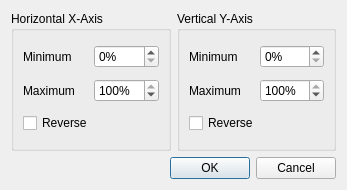
<?xml version="1.0" encoding="UTF-8"?>
<ui version="4.0" >
 <author>Massimo Callegari</author>
 <comment>
  Q Light Controller Plus
  vcxypadfixtureeditor.ui

  Copyright (c) 2015 Massimo Callegari

  Licensed under the Apache License, Version 2.0 (the "License");
  you may not use this file except in compliance with the License.
  You may obtain a copy of the License at

      http://www.apache.org/licenses/LICENSE-2.0.txt

  Unless required by applicable law or agreed to in writing, software
  distributed under the License is distributed on an "AS IS" BASIS,
  WITHOUT WARRANTIES OR CONDITIONS OF ANY KIND, either express or implied.
  See the License for the specific language governing permissions and
  limitations under the License.
 </comment>
 <class>VCXYPadFixtureEditor</class>
 <widget class="QDialog" name="VCXYPadFixtureEditor" >
  <property name="geometry" >
   <rect>
    <x>0</x>
    <y>0</y>
    <width>347</width>
    <height>190</height>
   </rect>
  </property>
  <property name="windowTitle" >
   <string>XY Pad Fixture</string>
  </property>
  <layout class="QGridLayout" name="gridLayout_3" >
   <item row="0" column="0" >
    <widget class="QGroupBox" name="m_xGroup" >
     <property name="title" >
      <string>Horizontal X-Axis</string>
     </property>
     <layout class="QGridLayout" name="gridLayout_2" >
      <item row="0" column="0" >
       <widget class="QLabel" name="label" >
        <property name="text" >
         <string>Minimum</string>
        </property>
       </widget>
      </item>
      <item row="0" column="1" >
       <widget class="QSpinBox" name="m_xMin" >
        <property name="suffix" >
         <string>%</string>
        </property>
        <property name="maximum" >
         <number>99</number>
        </property>
       </widget>
      </item>
      <item row="1" column="0" >
       <widget class="QLabel" name="label_2" >
        <property name="text" >
         <string>Maximum</string>
        </property>
       </widget>
      </item>
      <item row="1" column="1" >
       <widget class="QSpinBox" name="m_xMax" >
        <property name="suffix" >
         <string>%</string>
        </property>
        <property name="minimum" >
         <number>1</number>
        </property>
        <property name="maximum" >
         <number>100</number>
        </property>
        <property name="value" >
         <number>100</number>
        </property>
       </widget>
      </item>
      <item row="2" column="0" colspan="2" >
       <widget class="QCheckBox" name="m_xReverse" >
        <property name="text" >
         <string>Reverse</string>
        </property>
       </widget>
      </item>
     </layout>
    </widget>
   </item>
   <item row="0" column="1" >
    <widget class="QGroupBox" name="m_yGroup" >
     <property name="title" >
      <string>Vertical Y-Axis</string>
     </property>
     <layout class="QGridLayout" name="gridLayout" >
      <item row="0" column="0" >
       <widget class="QLabel" name="label_3" >
        <property name="text" >
         <string>Minimum</string>
        </property>
       </widget>
      </item>
      <item row="0" column="1" >
       <widget class="QSpinBox" name="m_yMin" >
        <property name="suffix" >
         <string>%</string>
        </property>
        <property name="maximum" >
         <number>99</number>
        </property>
       </widget>
      </item>
      <item row="1" column="0" >
       <widget class="QLabel" name="label_4" >
        <property name="text" >
         <string>Maximum</string>
        </property>
       </widget>
      </item>
      <item row="1" column="1" >
       <widget class="QSpinBox" name="m_yMax" >
        <property name="suffix" >
         <string>%</string>
        </property>
        <property name="minimum" >
         <number>1</number>
        </property>
        <property name="maximum" >
         <number>100</number>
        </property>
        <property name="value" >
         <number>100</number>
        </property>
       </widget>
      </item>
      <item row="2" column="0" colspan="2" >
       <widget class="QCheckBox" name="m_yReverse" >
        <property name="text" >
         <string>Reverse</string>
        </property>
       </widget>
      </item>
     </layout>
    </widget>
   </item>
   <item row="1" column="0" colspan="2" >
    <widget class="QDialogButtonBox" name="m_buttonBox" >
     <property name="orientation" >
      <enum>Qt::Horizontal</enum>
     </property>
     <property name="standardButtons" >
      <set>QDialogButtonBox::Cancel|QDialogButtonBox::Ok</set>
     </property>
    </widget>
   </item>
  </layout>
 </widget>
 <resources/>
 <connections>
  <connection>
   <sender>m_buttonBox</sender>
   <signal>accepted()</signal>
   <receiver>VCXYPadFixtureEditor</receiver>
   <slot>accept()</slot>
   <hints>
    <hint type="sourcelabel" >
     <x>257</x>
     <y>143</y>
    </hint>
    <hint type="destinationlabel" >
     <x>157</x>
     <y>274</y>
    </hint>
   </hints>
  </connection>
  <connection>
   <sender>m_buttonBox</sender>
   <signal>rejected()</signal>
   <receiver>VCXYPadFixtureEditor</receiver>
   <slot>reject()</slot>
   <hints>
    <hint type="sourcelabel" >
     <x>325</x>
     <y>143</y>
    </hint>
    <hint type="destinationlabel" >
     <x>286</x>
     <y>274</y>
    </hint>
   </hints>
  </connection>
  <connection>
   <sender>m_xMin</sender>
   <signal>valueChanged(int)</signal>
   <receiver>VCXYPadFixtureEditor</receiver>
   <slot>slotXMinChanged(int)</slot>
   <hints>
    <hint type="sourcelabel" >
     <x>116</x>
     <y>44</y>
    </hint>
    <hint type="destinationlabel" >
     <x>5</x>
     <y>41</y>
    </hint>
   </hints>
  </connection>
  <connection>
   <sender>m_xMax</sender>
   <signal>valueChanged(int)</signal>
   <receiver>VCXYPadFixtureEditor</receiver>
   <slot>slotXMaxChanged(int)</slot>
   <hints>
    <hint type="sourcelabel" >
     <x>113</x>
     <y>68</y>
    </hint>
    <hint type="destinationlabel" >
     <x>5</x>
     <y>75</y>
    </hint>
   </hints>
  </connection>
  <connection>
   <sender>m_yMin</sender>
   <signal>valueChanged(int)</signal>
   <receiver>VCXYPadFixtureEditor</receiver>
   <slot>slotYMinChanged(int)</slot>
   <hints>
    <hint type="sourcelabel" >
     <x>289</x>
     <y>36</y>
    </hint>
    <hint type="destinationlabel" >
     <x>342</x>
     <y>39</y>
    </hint>
   </hints>
  </connection>
  <connection>
   <sender>m_yMax</sender>
   <signal>valueChanged(int)</signal>
   <receiver>VCXYPadFixtureEditor</receiver>
   <slot>slotYMaxChanged(int)</slot>
   <hints>
    <hint type="sourcelabel" >
     <x>301</x>
     <y>67</y>
    </hint>
    <hint type="destinationlabel" >
     <x>343</x>
     <y>72</y>
    </hint>
   </hints>
  </connection>
 </connections>
 <slots>
  <slot>slotXMinChanged(int)</slot>
  <slot>slotXMaxChanged(int)</slot>
  <slot>slotYMinChanged(int)</slot>
  <slot>slotYMaxChanged(int)</slot>
 </slots>
</ui>
